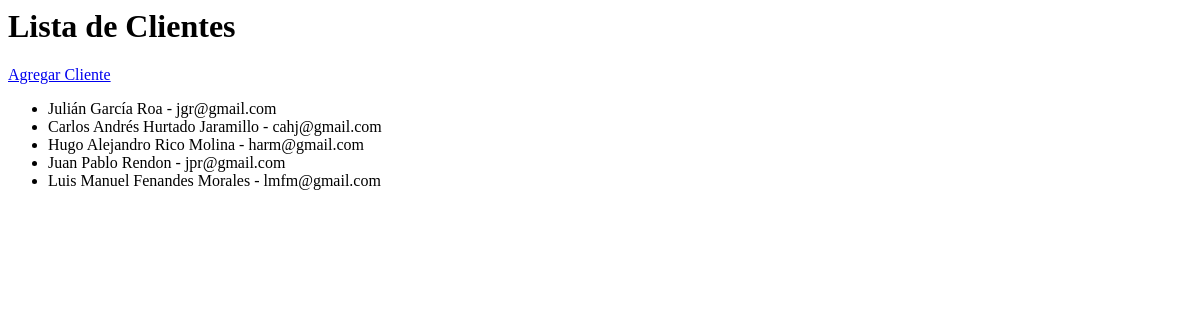
The page /productos/clientes/ on the database as committed earlier.
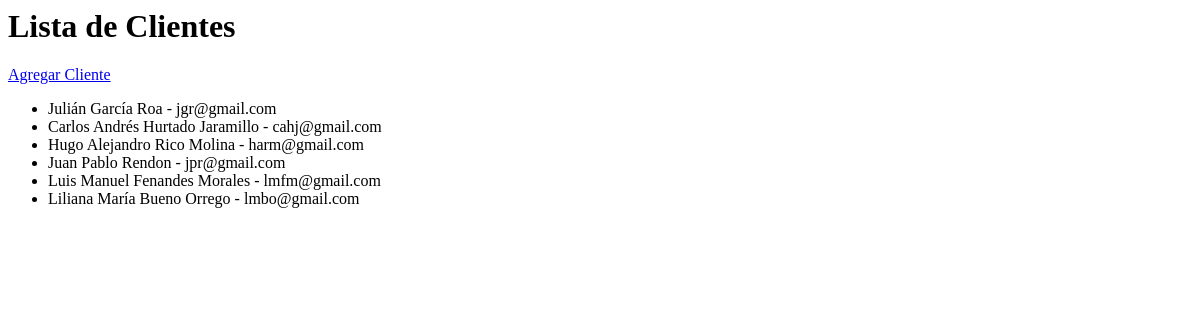
The same page on the database as committed later.
### ventas/models.py (models this page shows, shortened)
class Cliente(models.Model):
    nombre = models.CharField(max_length=100)
    email = models.EmailField(unique=True)
    telefono = models.CharField(max_length=15)

### ventas/views.py (the view)
# urls.py: path('clientes/', views.lista_clientes, name='lista_clientes'),
def lista_clientes(request):
    clientes = Cliente.objects.all()
    return render(request, 'ventas/lista_clientes.html', {'clientes': clientes})

### ventas/templates/ventas/lista_clientes.html
<h1>Lista de Clientes</h1>
<a href="{% url 'agregar_cliente' %}">Agregar Cliente</a>
<ul>
    {% for cliente in clientes %}
        <li>{{ cliente.nombre }} - {{ cliente.email }}</li>
    {% endfor %}
</ul>

Rows that differ between the two databases and show on the page:
added Cliente: nombre "Liliana María Bueno Orrego", email "lmbo@gmail.com"
